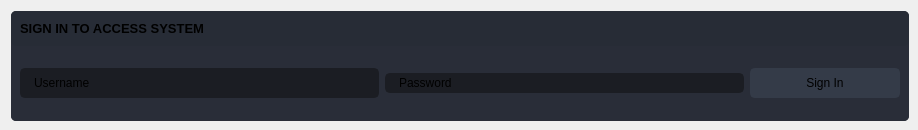
                  <widget class="QWidget" name="page_login">
                   <widget class="QFrame" name="signInFrame">
                    <property name="geometry">
                     <rect>
                      <x>11</x>
                      <y>11</y>
                      <width>898</width>
                      <height>110</height>
                     </rect>
                    </property>
                    <property name="sizePolicy">
                     <sizepolicy hsizetype="Preferred" vsizetype="Preferred">
                      <horstretch>0</horstretch>
                      <verstretch>0</verstretch>
                     </sizepolicy>
                    </property>
                    <property name="styleSheet">
                     <string notr="true">border-radius: 5px;</string>
                    </property>
                    <property name="frameShape">
                     <enum>QFrame::StyledPanel</enum>
                    </property>
                    <property name="frameShadow">
                     <enum>QFrame::Raised</enum>
                    </property>
                    <layout class="QVBoxLayout" name="verticalLayout_27">
                     <property name="spacing">
                      <number>0</number>
                     </property>
                     <property name="leftMargin">
                      <number>0</number>
                     </property>
                     <property name="topMargin">
                      <number>0</number>
                     </property>
                     <property name="rightMargin">
                      <number>0</number>
                     </property>
                     <property name="bottomMargin">
                      <number>0</number>
                     </property>
                     <item>
                      <widget class="QFrame" name="frame_div_content_4">
                       <property name="minimumSize">
                        <size>
                         <width>0</width>
                         <height>110</height>
                        </size>
                       </property>
                       <property name="maximumSize">
                        <size>
                         <width>16777215</width>
                         <height>110</height>
                        </size>
                       </property>
                       <property name="styleSheet">
                        <string notr="true">background-color: rgb(41, 45, 56);
border-radius: 5px;
</string>
                       </property>
                       <property name="frameShape">
                        <enum>QFrame::NoFrame</enum>
                       </property>
                       <property name="frameShadow">
                        <enum>QFrame::Raised</enum>
                       </property>
                       <layout class="QVBoxLayout" name="verticalLayout_28">
                        <property name="spacing">
                         <number>0</number>
                        </property>
                        <property name="leftMargin">
                         <number>0</number>
                        </property>
                        <property name="topMargin">
                         <number>0</number>
                        </property>
                        <property name="rightMargin">
                         <number>0</number>
                        </property>
                        <property name="bottomMargin">
                         <number>0</number>
                        </property>
                        <item>
                         <widget class="QFrame" name="frame_title_wid_6">
                          <property name="maximumSize">
                           <size>
                            <width>16777215</width>
                            <height>35</height>
                           </size>
                          </property>
                          <property name="styleSheet">
                           <string notr="true">background-color: rgb(39, 44, 54);</string>
                          </property>
                          <property name="frameShape">
                           <enum>QFrame::StyledPanel</enum>
                          </property>
                          <property name="frameShadow">
                           <enum>QFrame::Raised</enum>
                          </property>
                          <layout class="QVBoxLayout" name="verticalLayout_29">
                           <item>
                            <widget class="QLabel" name="signInTitle_6">
                             <property name="font">
                              <font>
                               <family>Segoe UI</family>
                               <pointsize>10</pointsize>
                               <weight>75</weight>
                               <bold>true</bold>
                              </font>
                             </property>
                             <property name="styleSheet">
                              <string notr="true"/>
                             </property>
                             <property name="text">
                              <string>SIGN IN TO ACCESS SYSTEM</string>
                             </property>
                             <property name="textFormat">
                              <enum>Qt::PlainText</enum>
                             </property>
                            </widget>
                           </item>
                          </layout>
                         </widget>
                        </item>
                        <item>
                         <widget class="QFrame" name="frame_content_wid_6">
                          <property name="frameShape">
                           <enum>QFrame::NoFrame</enum>
                          </property>
                          <property name="frameShadow">
                           <enum>QFrame::Raised</enum>
                          </property>
                          <layout class="QHBoxLayout" name="horizontalLayout_17">
                           <item>
                            <layout class="QGridLayout" name="gridLayout_7">
                             <property name="bottomMargin">
                              <number>0</number>
                             </property>
                             <item row="1" column="0">
                              <widget class="QLineEdit" name="userIN_6">
                               <property name="minimumSize">
                                <size>
                                 <width>0</width>
                                 <height>30</height>
                                </size>
                               </property>
                               <property name="styleSheet">
                                <string notr="true">QLineEdit {
	background-color: rgb(27, 29, 35);
	border-radius: 5px;
	border: 2px solid rgb(27, 29, 35);
	padding-left: 10px;
}
QLineEdit:hover {
	border: 2px solid rgb(64, 71, 88);
}
QLineEdit:focus {
	border: 2px solid rgb(91, 101, 124);
}</string>
                               </property>
                               <property name="text">
                                <string>Username</string>
                               </property>
                               <property name="placeholderText">
                                <string>Your Password</string>
                               </property>
                              </widget>
                             </item>
                             <item row="1" column="2">
                              <widget class="QPushButton" name="signInButton_7">
                               <property name="minimumSize">
                                <size>
                                 <width>150</width>
                                 <height>30</height>
                                </size>
                               </property>
                               <property name="font">
                                <font>
                                 <family>Segoe UI</family>
                                 <pointsize>9</pointsize>
                                </font>
                               </property>
                               <property name="styleSheet">
                                <string notr="true">QPushButton {
	border: 2px solid rgb(52, 59, 72);
	border-radius: 5px;	
	background-color: rgb(52, 59, 72);
}
QPushButton:hover {
	background-color: rgb(57, 65, 80);
	border: 2px solid rgb(61, 70, 86);
}
QPushButton:pressed {	
	background-color: rgb(35, 40, 49);
	border: 2px solid rgb(43, 50, 61);
}</string>
                               </property>
                               <property name="text">
                                <string>Sign In</string>
                               </property>
                              </widget>
                             </item>
                             <item row="1" column="1">
                              <widget class="QLineEdit" name="passwordIN">
                               <property name="styleSheet">
                                <string notr="true">QLineEdit {
	background-color: rgb(27, 29, 35);
	border-radius: 5px;
	border: 2px solid rgb(27, 29, 35);
	padding-left: 10px;
}
QLineEdit:hover {
	border: 2px solid rgb(64, 71, 88);
}
QLineEdit:focus {
	border: 2px solid rgb(91, 101, 124);
}</string>
                               </property>
                               <property name="text">
                                <string>Password</string>
                               </property>
                              </widget>
                             </item>
                            </layout>
                           </item>
                          </layout>
                         </widget>
                        </item>
                       </layout>
                      </widget>
                     </item>
                    </layout>
                   </widget>
                  </widget>
